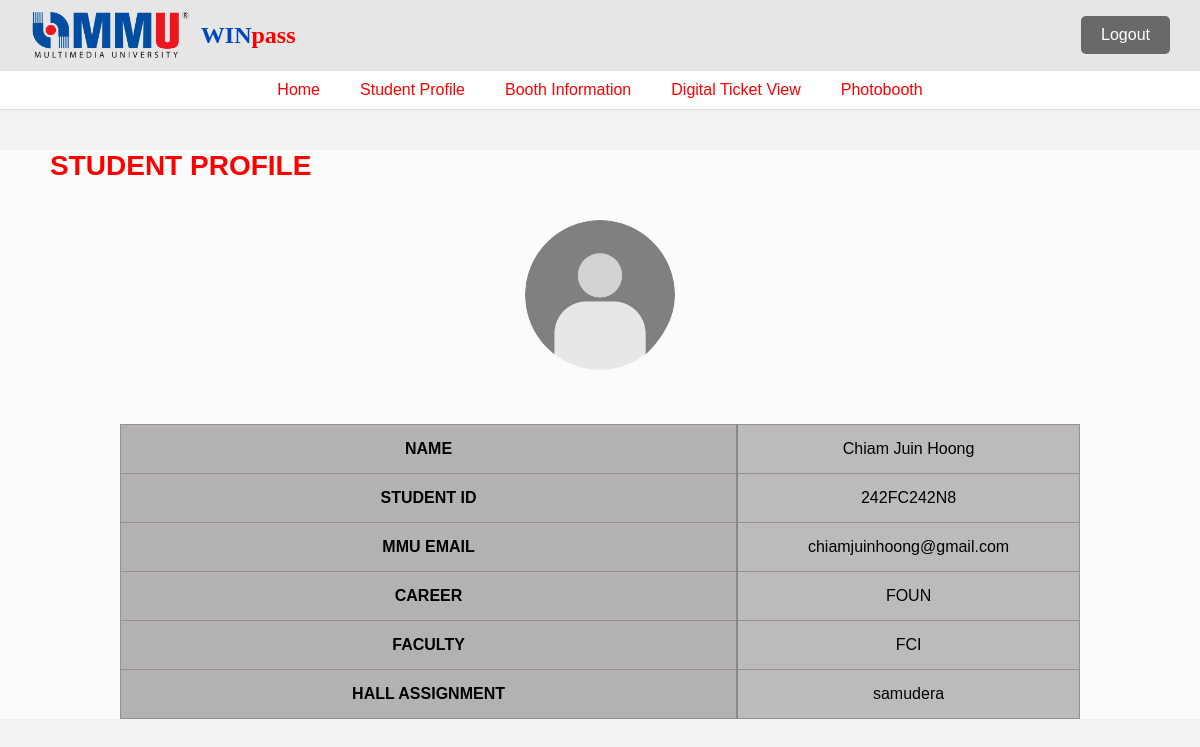
Screenshot of /Student-Profile (signed in) with the database file from the repository.
### tables this page shows
CREATE TABLE "user" (
	"id"	INTEGER,
	"name"	TEXT NOT NULL,
	"mmu_id"	TEXT NOT NULL,
	"email"	TEXT NOT NULL,
	"password"	TEXT NOT NULL,
	"hall"	TEXT,
	"career"	TEXT,
	"faculty"	TEXT,
	"campus"	TEXT,
	"face_data"	BLOB,
	"qr_code"	INTEGER,
	"ticket_path"	TEXT,
	"goodies_status"	TEXT DEFAULT 'Pending',
	"badge_status"	TEXT DEFAULT 'Pending',
	"ticket_status"	NUMERIC DEFAULT 'Pending',
	"size"	TEXT,
	"timeslot"	TEXT,
	"nonce"	TEXT,
	PRIMARY KEY("id" AUTOINCREMENT)
);

### app.py (the view)
@app.route('/Student-Profile')
def student_profile():
    if 'mmu_id' not in session:
        return redirect(url_for('login_users'))
    conn = sqlite3.connect(db_path)
    cursor = conn.cursor()
    cursor.execute(
        "SELECT name, mmu_id, email, career, faculty, hall FROM user WHERE mmu_id = ?",
        (session['mmu_id'],)
    )
    user = cursor.fetchone()
    conn.close()
    if user:
        user_data = {
            'name': user[0],
            'mmu_id': user[1],
            'email': user[2],
            'career': user[3],
            'faculty': user[4],
            'hall': user[5],
        }
        avatar_rel_path = get_student_avatar(user_data['name'], user_data['mmu_id'], image_folder_path)
        if avatar_rel_path:
            session['avatar'] = avatar_rel_path
        else:
            session.pop('avatar', None)
    else:
        user_data = None
        session.pop('avatar', None)
    return render_template('student_profile.html', user=user_data)

### app.py (called while the page is built, shortened)
def get_student_avatar(name, mmu_id, image_folder_path):
    person_folder_path = os.path.join(image_folder_path, name.replace(' ', '_'))
    return None

### templates/student_profile.html (shortened to what this page needs)
<!DOCTYPE html>
<html lang="en">
<head>
  <link rel="stylesheet" href="{{ url_for('static', filename='style.css') }}">
</head>
<body>
  <header>
    <div class="top-bar">
      <div class="logo-area">
        <img src="{{ url_for('static', filename='img_mmu.png') }}" alt="MMU Logo" class="logo"/>
        <span class="win">WIN<span class="pass">pass</span></span>
      </div>
      <div class="user-icon">
        {% if 'mmu_id' in session %}
        <form action="{{ url_for('logout') }}" method="POST">
            <button type="submit" class="logout-btn">Logout</button>
        </form>
    {% else %}
        <a href="{{ url_for('login_users') }}">
            <img src="{{ url_for('static', filename='img_user.png') }}" alt="User Icon" class="user-avatar">
        </a>
    {% endif %}
      </div>
    </div>
    <nav>
      <ul>
        <li><a href="{{ url_for('homepage') }}">Home</a></li>
        <li><a href="{{ url_for('student_profile') }}">Student Profile</a></li>
        <li><a href="{{ url_for('booth_info') }}">Booth Information</a></li>
        <li><a href="{{ url_for('digital_ticket') }}">Digital Ticket View</a></li>
        <li><a href="{{ url_for('pre_registration_page') }}">Photobooth</a></li>
      </ul>
    </nav>
  </header>
  <section class="profile-section">
    <h2>STUDENT PROFILE</h2>
    <div class="avatar">
     {% if session.get('avatar') %}
       <img src="{{ url_for('photos', filename=session['avatar']) }}" alt="User Avatar">
     {% else %}
       <img src="{{ url_for('static', filename='img_user.png') }}" alt="Default Avatar">
     {% endif %}
   </div>
    {% if session['mmu_id'] %}
    <table class="profile-table">
      <tr>
        <td class="subject">NAME</td>
        <td>{{ session['name'] }}</td>
      </tr>
      <tr>
        <td class="subject">STUDENT ID</td>
        <td>{{ session['mmu_id'] }}</td>
      </tr>
      <tr>
        <td class="subject">MMU EMAIL</td>
        <td>{{ session['email'] }}</td>
      </tr>
      <tr>
        <td class="subject">CAREER</td>
        <td>{{ session['career'] }}</td>
      </tr>
      <tr>
        <td class="subject">FACULTY</td>
        <td>{{ session['faculty'] }}</td>
      </tr>
      <tr>
        <td class="subject">HALL ASSIGNMENT</td>
        <td>{{ session['hall'] }}</td>
      </tr>
    </table>
  {% else %}
    <p>Please <a href="{{ url_for('login_users') }}">log in</a> to view your profile.</p>
  {% endif %}
</section>
  </body>
  </html>

### static/style.css (style rules this page uses)
* { margin: 0; padding: 0; box-sizing: border-box; font-family: Arial, sans-serif; }
body { background-color: #f2f2f2; }
.top-bar { background-color: #e6e6e6; display: flex; justify-content: space-between; align-items: center; padding: 10px 30px; }
.logo-area { display: flex; align-items: center; gap: 10px; }
.logo { height: 50px; }
.win { font-family: "Trirong", serif; font-size: 24px; font-weight: bold; color: #0047ba; }
.pass { font-family: "Trirong", serif; color: red; }
nav { background-color: white; border-top: 1px solid #ddd; border-bottom: 1px solid #ddd; }
nav ul { display: flex; justify-content: center; padding: 10px 0; list-style: none; gap: 40px; }
nav a { color: red; text-decoration: none; font-weight: 500; }
table { width: 100%; border-collapse: collapse; background-color: #aaa; color: black; table-layout: fixed; }
th, td { padding: 10px; text-align: center; border-bottom: 2px solid #ddd; overflow: hidden; text-overflow: ellipsis; white-space: nowrap; }
th, td { width: 16.66%; }
h2 { color: red; padding-bottom: 8px; margin-top: 32px; font-weight: bolder; }
a { color: #00bfff; text-decoration: none; }
section { margin: 0; font-family: Arial, sans-serif; background-color: rgba(255, 255, 255, 0.7); color: white; }
.user-icon { position: relative; }
.profile-section { margin: 40px auto; }
.profile-section h2 { padding-left: 50px; font-weight: bolder; font-size: 28px; color: red; }
.avatar { text-align: center; margin: 30px 0; }
.avatar img { width: 150px; height: 150px; border-radius: 80px; }
.profile-table { width: 80%; margin: 50px auto; border-collapse: collapse; background-color: #bdbaba; }
.profile-table td { padding: 15px; border: 1px solid #959191; }
.profile-table td.subject { font-weight: bold; background-color: #b3b1b1; width: 30%; border-right: 2px solid #888; text-align: center; }
.logout-btn { padding: 10px 20px; background-color: hsl(0, 0%, 41%); color: white; border: none; border-radius: 5px; cursor: pointer; font-size: 16px; }

### rows the page displays
user: name "Chiam Juin Hoong", mmu_id "242FC242N8", email "chiamjuinhoong@gmail.com", career "FOUN", faculty "FCI", hall "samudera"
